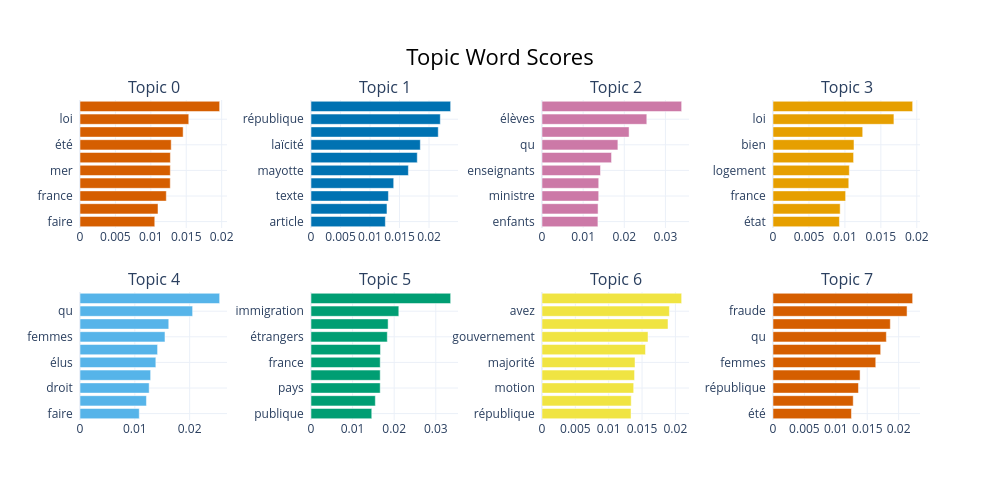

The notebook cell saved with this chart:
### Code cell
topic_model.visualize_barchart(
    n_words = 10, # Select the number of words to display per topic
    # topics = [0,1,2,3,4], # Select specific topics to display
    # top_n_topics = 6, # Select the first n topics to display
    # height = 300, # Adjust the height of the plot
    # width = 800 # Adjust the width of the plot 
)

### Figure 1 — Plotly figure (JSON) as saved in the notebook; plotly's stock layout.template omitted (floating-point values rounded to 4 significant figures)
{"data": [{"marker": {"color": "#D55E00"}, "orientation": "h", "type": "bar", "x": [0.01056, 0.01101, 0.01219, 0.01274, 0.01275, 0.01276, 0.01288, 0.01456, 0.01536, 0.01972], "xaxis": "x", "y": ["faire  ", "bien  ", "france  ", "langues  ", "mer  ", "état  ", "été  ", "république  ", "loi  ", "qu  "], "yaxis": "y"}, {"marker": {"color": "#0072B2"}, "orientation": "h", "type": "bar", "x": [0.0126, 0.01287, 0.01312, 0.01401, 0.0165, 0.01801, 0.01852, 0.02156, 0.02191, 0.02366], "xaxis": "x2", "y": ["article  ", "contre  ", "texte  ", "principes  ", "mayotte  ", "associations  ", "laïcité  ", "loi  ", "république  ", "qu  "], "yaxis": "y2"}, {"marker": {"color": "#CC79A7"}, "orientation": "h", "type": "bar", "x": [0.01359, 0.01363, 0.01378, 0.01379, 0.01422, 0.0169, 0.01844, 0.02116, 0.02547, 0.03394], "xaxis": "x3", "y": ["enfants  ", "santé  ", "ministre  ", "enseignement  ", "enseignants  ", "scolaire  ", "qu  ", "éducation  ", "élèves  ", "école  "], "yaxis": "y3"}, {"marker": {"color": "#E69F00"}, "orientation": "h", "type": "bar", "x": [0.00924, 0.009343, 0.0101, 0.01054, 0.01062, 0.01121, 0.01126, 0.01248, 0.01682, 0.01942], "xaxis": "x4", "y": ["état  ", "politique  ", "france  ", "république  ", "logement  ", "faire  ", "bien  ", "été  ", "loi  ", "qu  "], "yaxis": "y4"}, {"marker": {"color": "#56B4E9"}, "orientation": "h", "type": "bar", "x": [0.01081, 0.01212, 0.01262, 0.01289, 0.01383, 0.01415, 0.0155, 0.01619, 0.02054, 0.02547], "xaxis": "x5", "y": ["faire  ", "été  ", "droit  ", "bien  ", "élus  ", "république  ", "femmes  ", "loi  ", "qu  ", "justice  "], "yaxis": "y5"}, {"marker": {"color": "#009E73"}, "orientation": "h", "type": "bar", "x": [0.01461, 0.01547, 0.01664, 0.01664, 0.01664, 0.0167, 0.01834, 0.01854, 0.02111, 0.03358], "xaxis": "x6", "y": ["publique  ", "intégration  ", "pays  ", "droit  ", "france  ", "loi  ", "étrangers  ", "qu  ", "immigration  ", "asile  "], "yaxis": "y6"}, {"marker": {"color": "#F0E442"}, "orientation": "h", "type": "bar", "x": [0.01335, 0.01338, 0.01375, 0.01388, 0.01394, 0.01552, 0.0159, 0.01889, 0.0191, 0.02094], "xaxis": "x7", "y": ["république  ", "texte  ", "motion  ", "français  ", "majorité  ", "censure  ", "gouvernement  ", "49  ", "avez  ", "qu  "], "yaxis": "y7"}, {"marker": {"color": "#D55E00"}, "orientation": "h", "type": "bar", "x": [0.01249, 0.01277, 0.01361, 0.01386, 0.01636, 0.01714, 0.01805, 0.01868, 0.02134, 0.02223], "xaxis": "x8", "y": ["été  ", "europe  ", "république  ", "loi  ", "femmes  ", "contre  ", "qu  ", "violences  ", "fraude  ", "fiscale  "], "yaxis": "y8"}], "layout": {"annotations": [{"font": {"size": 16}, "showarrow": false, "text": "Topic 0", "x": 0.0875, "xanchor": "center", "xref": "paper", "y": 1, "yanchor": "bottom", "yref": "paper"}, {"font": {"size": 16}, "showarrow": false, "text": "Topic 1", "x": 0.3625, "xanchor": "center", "xref": "paper", "y": 1, "yanchor": "bottom", "yref": "paper"}, {"font": {"size": 16}, "showarrow": false, "text": "Topic 2", "x": 0.6375, "xanchor": "center", "xref": "paper", "y": 1, "yanchor": "bottom", "yref": "paper"}, {"font": {"size": 16}, "showarrow": false, "text": "Topic 3", "x": 0.9125, "xanchor": "center", "xref": "paper", "y": 1, "yanchor": "bottom", "yref": "paper"}, {"font": {"size": 16}, "showarrow": false, "text": "Topic 4", "x": 0.0875, "xanchor": "center", "xref": "paper", "y": 0.4, "yanchor": "bottom", "yref": "paper"}, {"font": {"size": 16}, "showarrow": false, "text": "Topic 5", "x": 0.3625, "xanchor": "center", "xref": "paper", "y": 0.4, "yanchor": "bottom", "yref": "paper"}, {"font": {"size": 16}, "showarrow": false, "text": "Topic 6", "x": 0.6375, "xanchor": "center", "xref": "paper", "y": 0.4, "yanchor": "bottom", "yref": "paper"}, {"font": {"size": 16}, "showarrow": false, "text": "Topic 7", "x": 0.9125, "xanchor": "center", "xref": "paper", "y": 0.4, "yanchor": "bottom", "yref": "paper"}], "height": 500, "hoverlabel": {"bgcolor": "white", "font": {"family": "Rockwell", "size": 16}}, "showlegend": false, "title": {"font": {"color": "Black", "size": 22}, "text": "Topic Word Scores", "x": 0.5, "xanchor": "center", "yanchor": "top"}, "width": 1000, "xaxis": {"anchor": "y", "domain": [0, 0.175], "showgrid": true}, "xaxis2": {"anchor": "y2", "domain": [0.275, 0.45], "showgrid": true}, "xaxis3": {"anchor": "y3", "domain": [0.55, 0.725], "showgrid": true}, "xaxis4": {"anchor": "y4", "domain": [0.825, 1], "showgrid": true}, "xaxis5": {"anchor": "y5", "domain": [0, 0.175], "showgrid": true}, "xaxis6": {"anchor": "y6", "domain": [0.275, 0.45], "showgrid": true}, "xaxis7": {"anchor": "y7", "domain": [0.55, 0.725], "showgrid": true}, "xaxis8": {"anchor": "y8", "domain": [0.825, 1], "showgrid": true}, "yaxis": {"anchor": "x", "domain": [0.6, 1], "showgrid": true}, "yaxis2": {"anchor": "x2", "domain": [0.6, 1], "showgrid": true}, "yaxis3": {"anchor": "x3", "domain": [0.6, 1], "showgrid": true}, "yaxis4": {"anchor": "x4", "domain": [0.6, 1], "showgrid": true}, "yaxis5": {"anchor": "x5", "domain": [0, 0.4], "showgrid": true}, "yaxis6": {"anchor": "x6", "domain": [0, 0.4], "showgrid": true}, "yaxis7": {"anchor": "x7", "domain": [0, 0.4], "showgrid": true}, "yaxis8": {"anchor": "x8", "domain": [0, 0.4], "showgrid": true}}}
